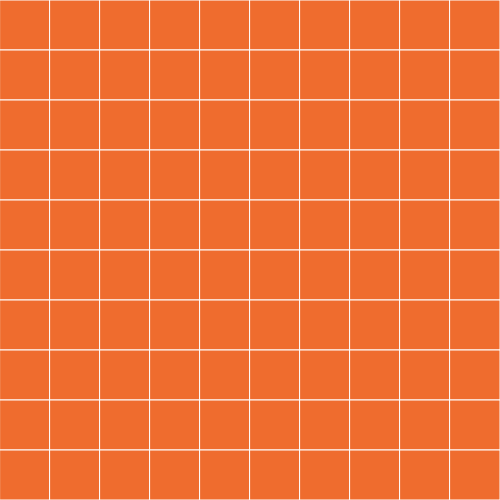
Frame 1 (no input)
Frame 60 (no input): identical to frame 1, image omitted
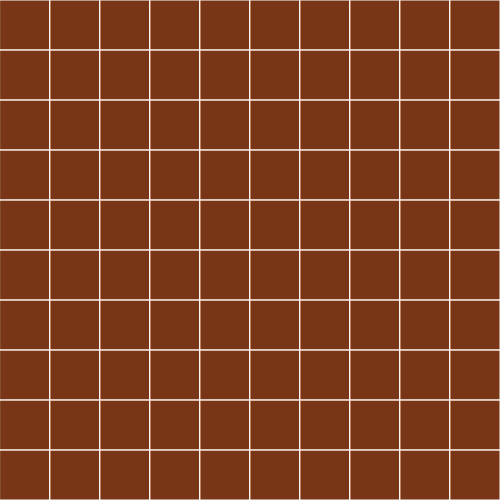
Frame 120 (the mouse pressed at the canvas centre since frame 60)

The p5.js sketch that drew these frames (run headless with seeded random() and noise() and a simulated clock; from frame 60 on, the mouse is pressed at the canvas centre):

// p5.js sketch
// ── sketch.js
let tileSize = 50;

function setup() {
  createCanvas(500,500);
  stroke(255);
}

function draw() {
background(0);

  var mouse1 = map(mouseY, 0, width, 0, 255);
  var mouse2 = map(mouseX, 0, width, 0, 255);
  var mouse3 = map(mouseY, 0, width, 255, 0);

var colour1 = color(255, 37, 54, 255);
var colour2 = color(36, 194, 203, mouse1);
var colour3 = color(36, 194, 201, mouse2);
var colour4 = color(239, 108, 46, mouse3);

for (let y = 0; y < height; y+=tileSize) {
  for (let x = 0; x < width; x+=tileSize) {

    if(mouseX>x && mouseX<x+tileSize && mouseY>y && mouseY<y+tileSize) fill(colour1);
    else if (mouseX>x && mouseX<x+tileSize) fill(colour2);
    else if (mouseY>y && mouseY<y+tileSize) fill(colour3);
    else fill(colour4);
    rect(x, y, tileSize, tileSize);
  }
}
}
